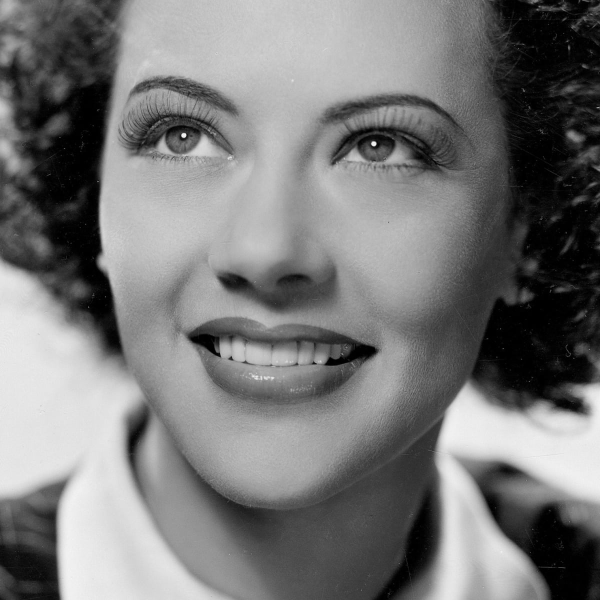
#> input picture Lab17,18,19,20,21,22/smile.jpg, 1200 x 1200 px (shown at 1/2 size)
$ python lab17.py
#> lines starting #> are read from the running program, lines starting #| are printed output that depends on the picture; after the words box and inside, x2 and y2 are one past the last pixel; in counts of white or black regions, pixels touching at a corner belong together
#Implementation of Ideal Low Pass Filter

import numpy as np
from matplotlib import pyplot as plt
import cv2 as cv
from numpy.lib.histograms import _get_outer_edges

img = cv.imread('smile.jpg',0)
#> img is the input picture: shape (1200, 1200); min 0, max 255, mean 120.4
min = np.minimum(img.shape[0],img.shape[1])
#> min = 1200
img = cv.resize(img,(min,min))
img[img>=225]=0
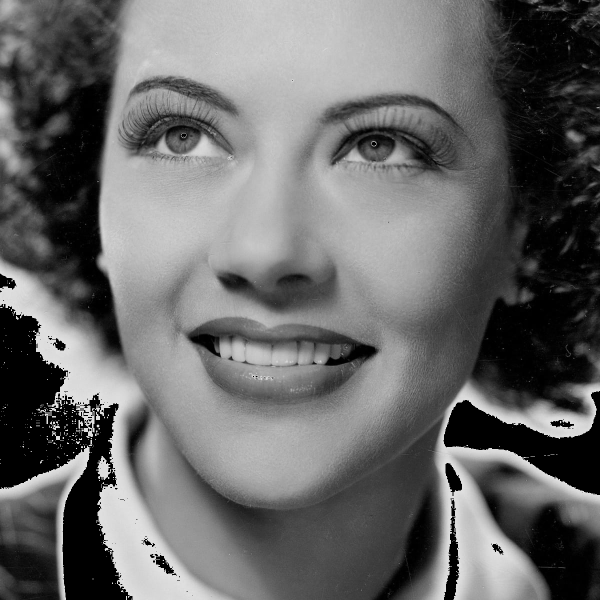
#> img: shape (1200, 1200) (shown at 1/2 size); 6.96% of pixels changed, all inside (x1, y1, x2, y2) = (0, 160, 1200, 1200)

M,N = img.shape
#> M = 1200; N = 1200
fourier_image = np.fft.fft2(img)
u = np.array(range(0,M))
#> u = 1200 values from 0 to 1199
v = np.array(range(0,N))
#> v = 1200 values from 0 to 1199
idx = np.where(u>(M/2))
u[idx] = u[idx]-M
idy = np.where(v>N/2)
v[idy]=v[idy]-N
[V,U] = np.meshgrid(v,u)
D = (U**2 + V**2)**(1/2)
#cutoff = 40
cutoff = [50,40,20,10]
H = (D<=40)
G = H*fourier_image
imback = np.fft.ifft2(G)
imback = np.uint8(np.real(imback))
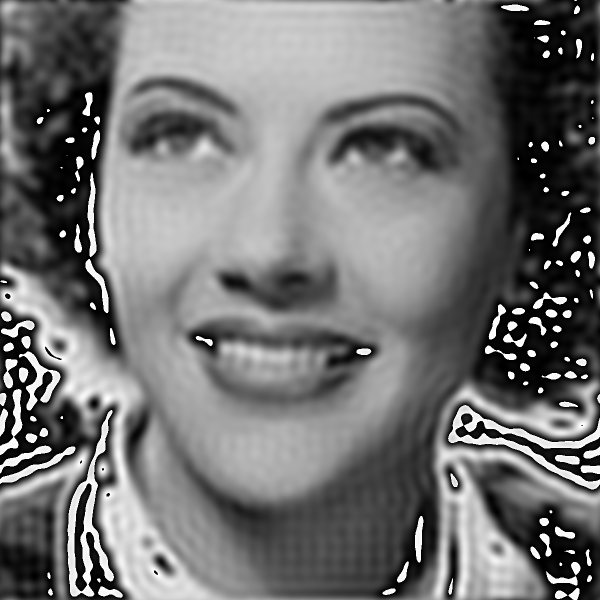
#> imback: shape (1200, 1200) (shown at 1/2 size); min 0, max 255, mean 114.4
imback[imback>=225]=0
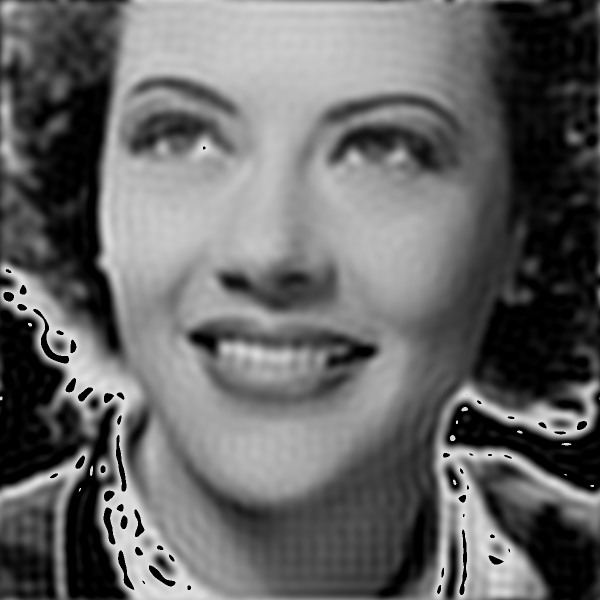
#> imback: shape (1200, 1200) (shown at 1/2 size); 4.88% of pixels changed, all inside (x1, y1, x2, y2) = (0, 0, 1200, 1200)
H1=(D<=20)
G1 = H1*fourier_image
imback1= np.fft.ifft2(G1)
imback1 = np.uint8(np.real(imback1))
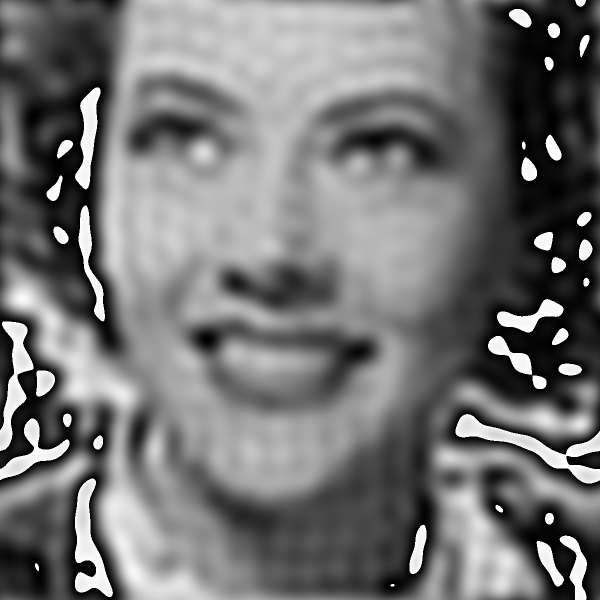
#> imback1: shape (1200, 1200) (shown at 1/2 size); min 0, max 255, mean 116
imback1[imback1>=225]=0
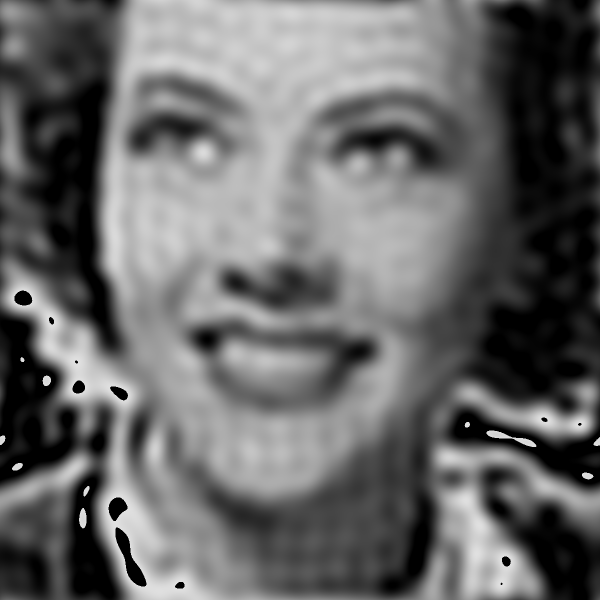
#> imback1: shape (1200, 1200) (shown at 1/2 size); 4.96% of pixels changed, all inside (x1, y1, x2, y2) = (0, 0, 1200, 1200)

fshift = np.fft.fftshift(fourier_image)
magnitude_spectrum = 20 *np.log(np.abs(fshift))
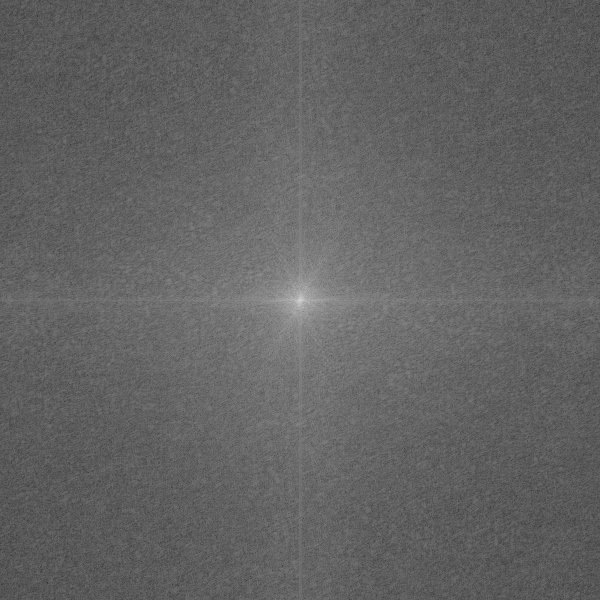
#> magnitude_spectrum: shape (1200, 1200) float64 (shown at 1/2 size); min 61.08, max 376.6, mean 183.8; drawn with min black and max white

images =[img,imback,imback1]
titles= ['Input Image','Cutoff = 40','Cutoff = 20']

for i in range(3):
    plt.subplot(1,3,i+1)
    plt.imshow(images[i], 'gray')
    plt.title(titles[i])
    plt.xticks([])
    plt.yticks([])

plt.show()

$ run again, with Lab17,18,19,20,21,22/download.jpg copied over Lab17,18,19,20,21,22/smile.jpg
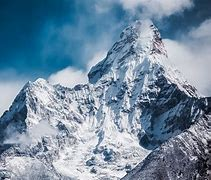
#> input picture Lab17,18,19,20,21,22/download.jpg, 211 x 180 px
#> `imback1[imback1>=225]=0`:
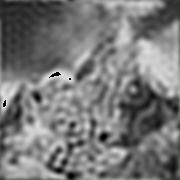
#> imback1: shape (180, 180); min 0, max 224, mean 119.5
#> `magnitude_spectrum = 20 *np.log(np.abs(fshift))`:
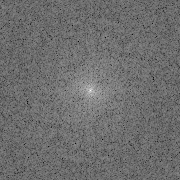
#> magnitude_spectrum: shape (180, 180) float64; min 73.59, max 303.5, mean 172.9; drawn with min black and max white
